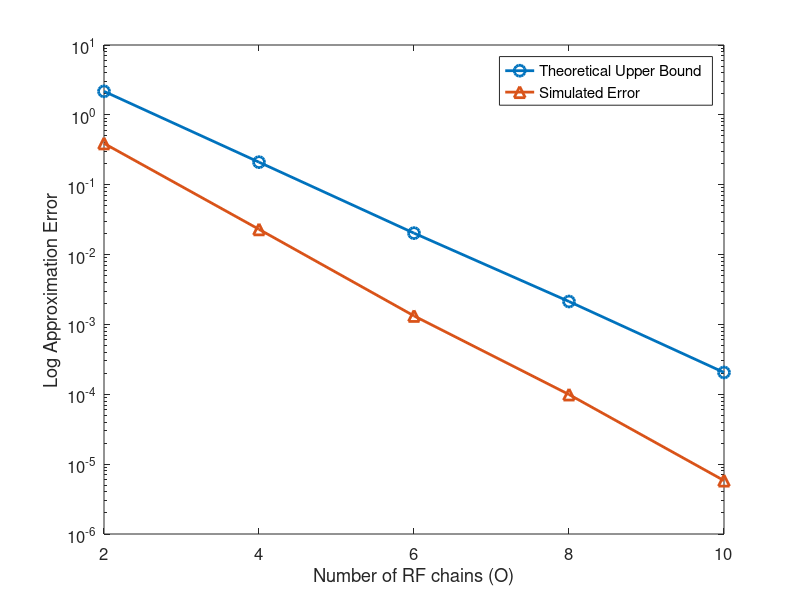

This chart was generated by the following MATLAB code:
N=20;
Q=10;
O=2:2:10;
mse_th=[2.17141329133112	0.210333280998076	0.0202744578690764	0.00212906758057531	0.000205353892068602];
mse_sim=[0.390446996772141	0.0229945176275295	0.00132539859081514	9.92962088628929e-05	5.81838142814482e-06];
%mse_th=[3.088885	1.550503553	0.815118311	0.50006458	0.331076579	0.203016714	0.141905432	0.10288828	0.074853651	0.053545757	0.041634144];
%mse_sim=[0.345646297	0.160251947	0.079275497	0.051467766	0.037224043	0.020901918	0.014935959	0.010523017	0.008929156	0.005611152	0.004539107];
%mse_zf=[25.6385019	18.32841293	15.00136586	12.37090975	10.40183229	8.184453923];
%mse_hybrid=[25.56614047	18.92289366	15.78058612	13.16751667	11.40323143	9.198520744];
%mse_zfas=[27.99128198	21.33735867	20.68024317	19.69033614	20.06079388	20.66924435];
figure;
set(gcf, 'Units', 'inches', 'Position', [1, 1, 6, 3.5]);
semilogy(O,mse_th,'-o', 'LineWidth', 2, 'MarkerSize', 8); hold on;
semilogy(O,mse_sim,'-^', 'LineWidth', 2, 'MarkerSize', 8)
%plot(O, mse_zf, '-o', 'LineWidth', 2, 'MarkerSize', 8); hold on;
%plot(O, mse_hybrid, '-^', 'LineWidth', 2, 'MarkerSize', 8);
%plot(O, mse_zfas, '-v', 'LineWidth', 2, 'MarkerSize', 8);

%xlabel('Number of Antennas (N)');
%ylabel('MSE');
%xlabel('Quantization Levels ($N_q$)', 'Interpreter', 'latex');
xlabel('Number of RF chains (O)');
ylabel('Log Approximation Error');
legend('Theoretical Upper Bound','Simulated Error');
%legend('ZF', 'Hybrid Approximation','ZF+AS');
grid off;

set(gca, 'FontSize', 12);  % axes ticks font size
xticks(O);
grid off;

% Save as EPS
print(gcf, 'mse_vs_rfchains', '-depsc2');
